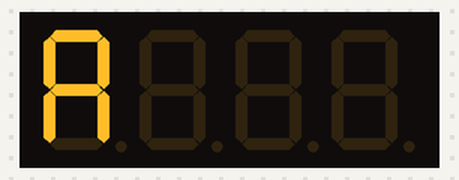
Bench run of a sketch on a simulated ESP8266 (NodeMCU). Parts: 4-digit seven-segment display.

Above: at 0.1 s.
At 4.1 s:
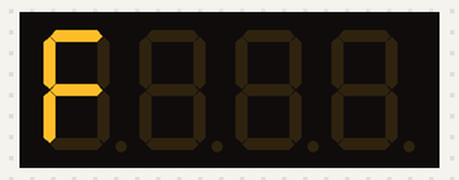
At 9.0 s:
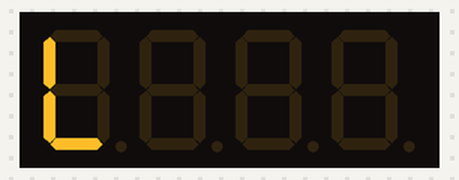
At 19.6 s:
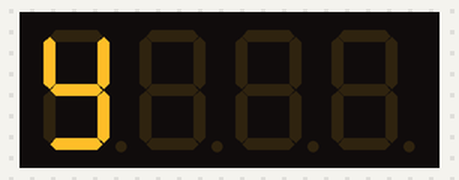
At 27.7 s:
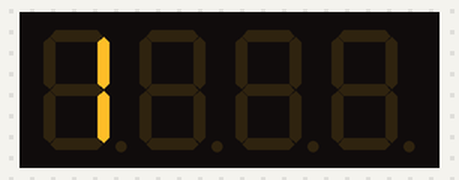
At 39.1 s:
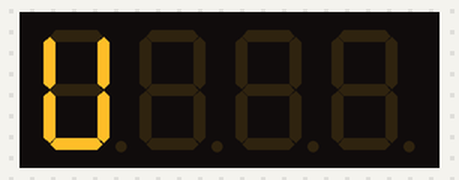

Measured:
- what the display in image 1 shows lasts 0.8 s, from 4.1 s to 4.9 s

The sketch:

esp8266_display_4Digitos_remoto_alfabeto.ino
```cpp
#include <TM1637Display.h>

#define CLK D1
#define DIO D2

TM1637Display display(CLK, DIO);

// Mapeamento de A a Z para 7 segmentos
const uint8_t ALFABETO[26] = {
  SEG_A | SEG_B | SEG_C | SEG_E | SEG_F | SEG_G,          // A
  SEG_C | SEG_D | SEG_E | SEG_F | SEG_G,                  // b
  SEG_A | SEG_D | SEG_E | SEG_F,                          // C
  SEG_B | SEG_C | SEG_D | SEG_E | SEG_G,                  // d
  SEG_A | SEG_D | SEG_E | SEG_F | SEG_G,                  // E
  SEG_A | SEG_E | SEG_F | SEG_G,                          // F
  SEG_A | SEG_C | SEG_D | SEG_E | SEG_F,                  // G
  SEG_B | SEG_C | SEG_E | SEG_F | SEG_G,                  // H
  SEG_B | SEG_C,                                          // I
  SEG_B | SEG_C | SEG_D | SEG_E,                          // J
  SEG_A | SEG_C | SEG_E | SEG_F | SEG_G,                  // K (adaptado)
  SEG_D | SEG_E | SEG_F,                                  // L
  SEG_A | SEG_B | SEG_C | SEG_E | SEG_F,                  // M (adaptado)
  SEG_C | SEG_E | SEG_G,                                  // n
  SEG_A | SEG_B | SEG_C | SEG_D | SEG_E | SEG_F,          // O
  SEG_A | SEG_B | SEG_E | SEG_F | SEG_G,                  // P
  SEG_A | SEG_B | SEG_C | SEG_F | SEG_G,                  // q
  SEG_E | SEG_G,                                          // r
  SEG_A | SEG_C | SEG_D | SEG_F | SEG_G,                  // S
  SEG_D | SEG_E | SEG_F | SEG_G,                          // t
  SEG_B | SEG_C | SEG_D | SEG_E | SEG_F,                  // U
  SEG_C | SEG_D | SEG_E,                                  // v
  SEG_B | SEG_C | SEG_D | SEG_E | SEG_F,                  // W (adaptado)
  SEG_B | SEG_C | SEG_E | SEG_F | SEG_G,                  // X (adaptado)
  SEG_B | SEG_C | SEG_D | SEG_F | SEG_G,                  // y
  SEG_A | SEG_B | SEG_D | SEG_E | SEG_G                   // Z
};

void setup() {
  display.setBrightness(0x0a);
  display.clear();
}

void loop() {
  // Mostra cada letra de A a Z no primeiro dígito do display
  for (int i = 0; i < 26; i++) {
    // Exibe a letra no dígito 0 (primeiro pino da esquerda)
    display.setSegments(&ALFABETO[i], 1, 0);
    delay(800); // Aguarda quase 1 segundo antes de mudar de letra
  }
}
```
